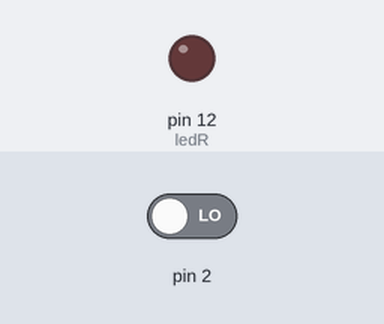
Bench run of a sketch on a simulated Arduino Uno, built with avr-gcc and run on an emulated ATmega328P. Parts: output pins drawn as LEDs (lit = HIGH). The inputs (shaded band) are chosen by the test bench; at power-on: pin 2 LOW.

Above: at 1.2 s.
1.3 s: pin 2 driven HIGH
At 1.4 s:
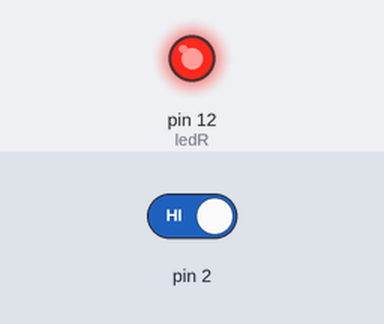
Timing chart, 0 to 4.3 s (numbered marks = the images above; inputs shaded):
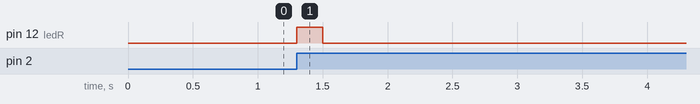

Measured:
- after the input at 1.3 s, pin 12 (ledR): LOW → HIGH at once, → LOW 0.20 s later

The sketch:

code_M1_T2P.ino
```cpp
// Define a constant named 'ledR' with a value of 12
#define ledR 12

// Declare a variable named 'interrCount' of type 'int' and initialize it to 0
int interrCount = 0;

// This function is called once at the beginning of the program
void setup()
{
    // Set the pin with the number stored in 'ledR' as an output
    pinMode(ledR, OUTPUT);

    // Set the pin with the number stored in 'ledR' to a low voltage (0V)
    digitalWrite(ledR, 0);

    // Attach an interrupt function to the external interrupt 0, which is triggered on a rising edge (i.e., from low to high)
    attachInterrupt(0, interruptChange, RISING);
}

// This function is called repeatedly while the program is running
void loop()
{
    // Increment the value of the 'interrCount' variable by 1
    interrCount++;

    // Set the pin with the number stored in 'ledR' to a high voltage (5V)
    digitalWrite(ledR, 1);

    // Set the pin with the number stored in 'ledR' to a low voltage (0V)
    digitalWrite(ledR, 0);

    // Wait for 300 milliseconds
    delay(300);

    // If the value of 'interrCount' is equal to 10, reset it to 0 and turn off the LED
    if (interrCount == 10)
    {
        interrCount = 0;
        digitalWrite(ledR, 0);
    }
}

// This function is called when an interrupt on external interrupt 0 occurs (i.e., when the input on pin 2 changes from low to high)
void interruptChange()
{
    // Set the pin with the number stored in 'ledR' to a high voltage (5V)
    digitalWrite(ledR, 1);
}
```
